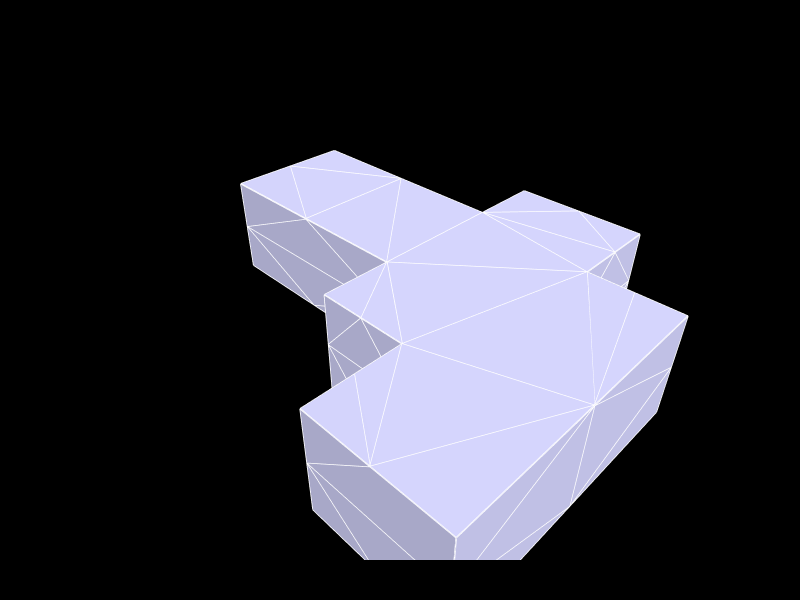

Notebook code cell kept with this figure:
### Code cell
cluster = objects[0]

Topology.Show(cluster,
              faceColor=[210,210,250],
              faceOpacity=1,
              edgeColor="white",
              edgeWidth=3,
              showVertices=False,
              backgroundColor="black",
              width=800,
              height=600,
              renderer=renderer)

### Figure 1 — Plotly figure (JSON) as saved in the notebook; plotly's stock layout.template omitted (floating-point values rounded to 4 significant figures; data arrays with more than 128 entries replaced by an {"elided": "..."} marker saying what was removed)
{"data": [{"hoverinfo": "text", "legendgroup": "2", "legendrank": 2, "line": {"color": "white", "dash": "solid", "width": 3}, "marker": {"size": 0}, "mode": "lines", "name": "1: default (Edges)", "showlegend": false, "text": "", "type": "scatter3d", "x": {"elided": "912 float values"}, "y": {"elided": "912 float values"}, "z": {"elided": "912 float values"}}, {"cmax": 1, "cmin": 0, "color": "#D2D2FA", "colorscale": [[0, "#440154"], [0.1111, "#482878"], [0.2222, "#3e4989"], [0.3333, "#31688e"], [0.4444, "#26828e"], [0.5556, "#1f9e89"], [0.6667, "#35b779"], [0.7778, "#6ece58"], [0.8889, "#b5de2b"], [1, "#fde725"]], "flatshading": true, "hoverinfo": "text", "hovertext": "", "i": [0, 2, 0, 5, 5, 0, 5, 5, 8, 5, 9, 5, 11, 11, 15, 11, 15, 17, 18, 18, 21, 20, 23, 25, 23, 23, 28, 23, 28, 30, 31, 31, 34, 33, 36, 38, 36, 36, 18, 19, 18, 18, 41, 41, 43, 41, 44, 41, 28, 28, 41, 28, 41, 42, 51, 51, 31, 51, 31, 32, 17, 15, 15, 16, 47, 47, 48, 48, 20, 49, 17, 20, 19, 32, 39, 39, 32, 43, 30, 46, 8, 17, 52, 17, 10, 0, 13, 4, 21, 50, 16, 21, 22, 35, 40, 40, 35, 44, 29, 48, 9, 16, 55, 16, 12, 1, 14, 3], "j": [1, 1, 2, 0, 7, 5, 6, 9, 10, 8, 11, 11, 10, 14, 11, 15, 16, 15, 19, 21, 18, 23, 24, 23, 25, 27, 23, 28, 29, 28, 32, 34, 31, 36, 37, 36, 38, 40, 36, 18, 22, 40, 42, 44, 46, 43, 47, 47, 30, 50, 28, 41, 45, 41, 52, 54, 51, 31, 35, 31, 52, 17, 51, 15, 46, 4, 47, 2, 26, 30, 30, 30, 39, 20, 33, 38, 30, 42, 17, 43, 6, 0, 17, 32, 8, 17, 8, 43, 24, 3, 35, 27, 21, 40, 35, 34, 21, 50, 3, 3, 1, 3, 54, 54, 14, 14, 1, 50], "k": [2, 3, 4, 6, 1, 1, 8, 7, 11, 11, 12, 9, 13, 12, 13, 14, 14, 13, 20, 22, 20, 21, 21, 20, 26, 24, 26, 27, 27, 26, 33, 35, 33, 34, 34, 33, 39, 37, 39, 39, 40, 36, 43, 45, 47, 47, 48, 44, 49, 29, 49, 50, 50, 49, 53, 55, 53, 54, 54, 53, 51, 51, 55, 55, 4, 2, 2, 3, 25, 4, 32, 26, 20, 39, 32, 33, 20, 49, 4, 4, 0, 4, 53, 53, 13, 13, 0, 49, 27, 29, 29, 29, 40, 21, 34, 37, 29, 45, 16, 44, 7, 1, 16, 35, 9, 16, 9, 44], "legendgroup": "3", "legendrank": 3, "lighting": {"facenormalsepsilon": 0}, "name": "1: default (Faces)", "opacity": 1, "showlegend": false, "showscale": false, "text": "", "type": "mesh3d", "x": [53.25, 53.25, 53.25, 53.25, 53.25, 53.25, 53.25, 53.25, 22.97, 22.97, -7.315, -7.315, -7.315, -7.315, -7.315, -7.315, -7.315, -7.315, -82.11, -82.11, -19.59, -19.59, -82.11, 42.93, 42.93, 42.93, 42.93, 42.93, 42.93, 42.93, 42.93, -39.56, -39.56, -60.83, -60.83, -39.56, -82.11, -82.11, -82.11, -82.11, -82.11, 85.49, 85.49, 85.49, 85.49, 85.49, 85.49, 85.49, 85.49, 64.21, 64.21, -39.56, -39.56, -39.56, -39.56, -39.56], "y": [57.62, 57.62, 5.435, 5.435, 5.435, 109.8, 109.8, 109.8, 109.8, 109.8, 109.8, 109.8, 109.8, 57.62, 57.62, 5.435, 5.435, 5.435, -95.73, -95.73, -95.73, -95.73, -95.73, -95.73, -95.73, -95.73, -75.43, -75.43, -55.13, -55.13, -55.13, -35.17, -35.17, -35.17, -35.17, -35.17, -35.17, -35.17, -35.17, -65.45, -65.45, -55.13, -55.13, -24.85, -24.85, -55.13, 5.435, 5.435, 5.435, -55.13, -55.13, 5.435, 5.435, -14.87, -14.87, 5.435], "z": [0, 47.59, 23.79, 47.59, 0, 23.79, 0, 47.59, 0, 47.59, 0, 23.79, 47.59, 0, 47.59, 23.79, 47.59, 0, 23.79, 0, 0, 47.59, 47.59, 23.79, 47.59, 0, 0, 47.59, 23.79, 47.59, 0, 23.79, 0, 0, 47.59, 47.59, 23.79, 47.59, 0, 0, 47.59, 23.79, 0, 0, 47.59, 47.59, 0, 23.79, 47.59, 0, 47.59, 23.79, 0, 0, 47.59, 47.59]}], "layout": {"autosize": true, "height": 600, "margin": {"b": 40, "l": 40, "r": 40, "t": 40}, "paper_bgcolor": "#000000", "plot_bgcolor": "#000000", "scene": {"aspectmode": "data", "camera": {"center": {"x": 0, "y": 0, "z": 0}, "eye": {"x": -1.25, "y": -1.25, "z": 1.25}, "projection": {"type": "perspective"}, "up": {"x": 0, "y": 0, "z": 1}}, "xaxis": {"visible": false}, "yaxis": {"visible": false}, "zaxis": {"visible": false}}, "showlegend": true, "width": 800, "xaxis": {"showgrid": false, "visible": false, "zeroline": false}, "yaxis": {"showgrid": false, "visible": false, "zeroline": false}}}
